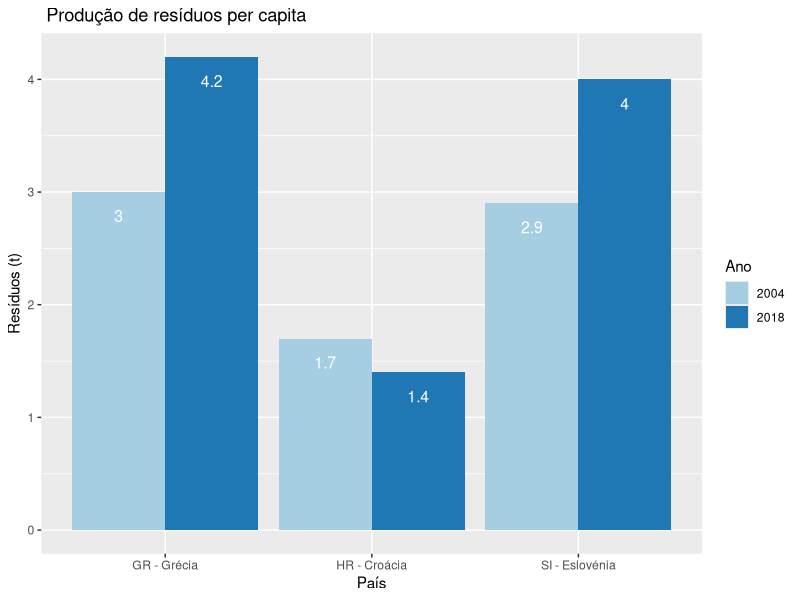

R code for this plot:
library("openxlsx")
library("ggplot2")
library("dplyr")
library("reshape2")



countries <- c("GR - Grécia", "HR - Croácia", "SI - Eslovénia")

# Ler os dados do Excel
dadosExcel <- read.xlsx("./Ex01/ResiduosPerCapita.xlsx",
    rows = c(12:43), cols = c(1:3)
)

# Renomear as colunas
colnames(dadosExcel) <- c("País", "2004", "2018")

# Filtrar os Dados e preparar os dados para fazer o gráfico 
dadosExcel <- dadosExcel %>%
    filter(País %in% countries) %>%
    melt(id = c("País"))

# Voltar a renomear colunas
colnames(dadosExcel) <- c("País", "Ano", "Resíduos")

# Fazer o Gráfico de Barras
ggplot(dadosExcel, aes(x = País, y = Resíduos, fill = Ano)) +
    geom_bar(stat = "Identity", position = position_dodge()) +
    geom_text(aes(label = Resíduos),
        vjust = 2.5, size = 4, color = "white",
        position = position_dodge(0.9)
    ) +
    labs(title=" Produção de resíduos per capita") +
    ylab("Resíduos (t)") +
    scale_fill_brewer(palette = "Paired")

